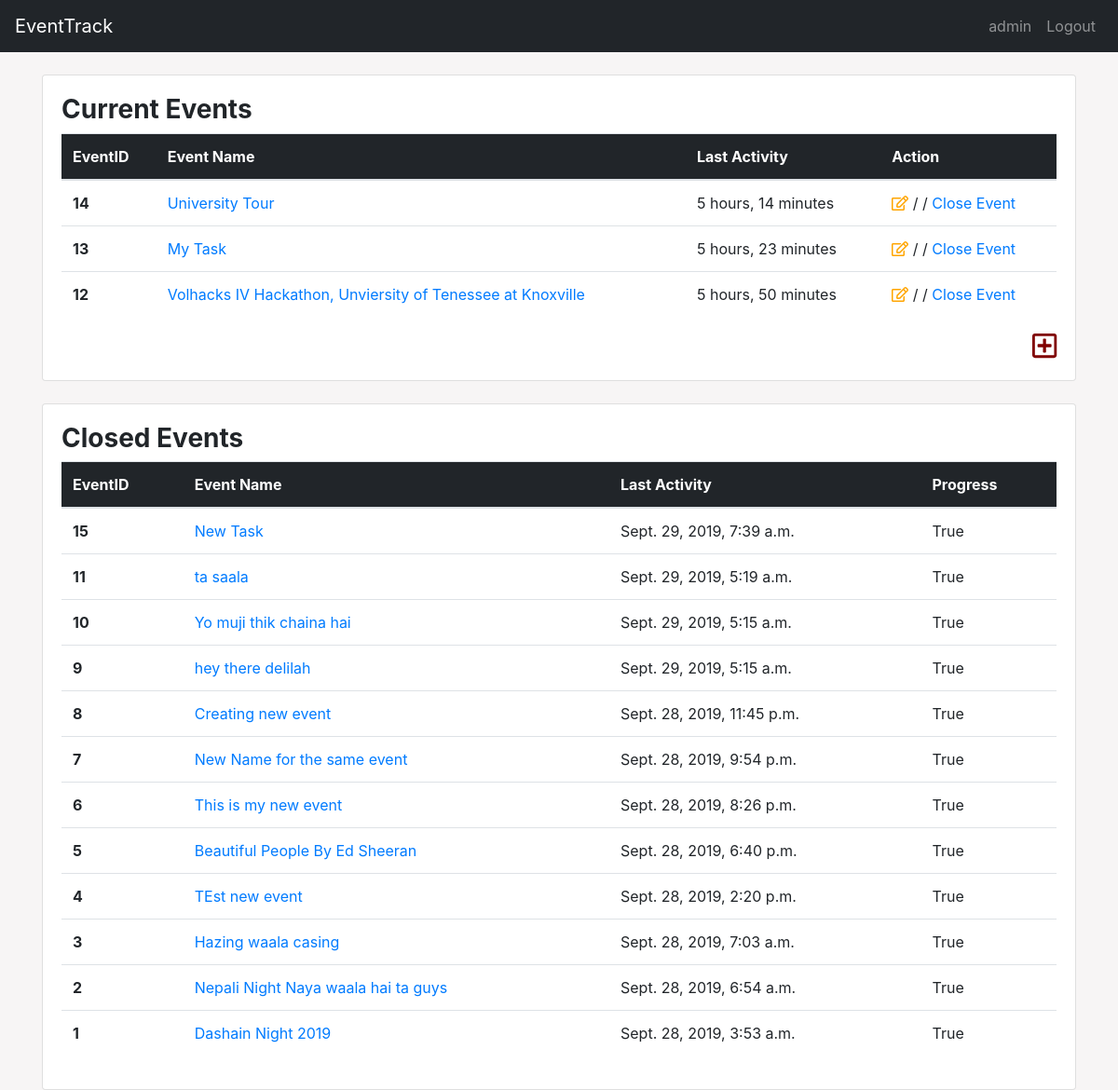
The app's page / (signed in) with its own data.
### main/models.py (models this page shows, shortened)
class Event(models.Model):
    event_name = models.CharField(max_length=250)
    created_by = models.ForeignKey(User, related_name="created_by",on_delete=models.CASCADE)
    created_on = models.DateTimeField(auto_now_add= True)
    volunteers = models.ManyToManyField(User, related_name="volunteers")
    closed     = models.BooleanField(default=False)
    hits       = models.IntegerField(default=0, blank=True, null=True)
    image      = models.ImageField(default=None, blank=True, null=True)
    slug       = models.SlugField(unique=True, max_length=1000)

### main/views.py (the view)
# urls.py: 2. Add a URL to urlpatterns:  path('', views.home, name='home')
def home(request):
    print("This is working")
    current_events = Event.objects.filter(closed=False).order_by('-created_on')
    closed_events = Event.objects.filter(closed=True).order_by("-created_on")
    context = {
        "current_events": current_events,
        "closed_events": closed_events
    }
    return render(request, 'main/index.html', context)

### main/templates/main/index.html (shortened to what this page needs)
{% extends 'main/base.html' %}
{% block content %}
<br>
<div class="container">
    <div class="card">
        <div class="card-body">
            <table class="table table-hover">
                <h3><strong>Current Events</strong></h3>
                <thead>
                  <tr>
                    <th scope="col">EventID</th>
                    <th scope="col">Event Name</th>
                    <th scope="col">Last Activity</th>
                    {% if request.user.is_superuser %}
                    <th scope="col">Action</th>
                    {% else %}
                    <th>Assigned To</th>
                    {% endif %}
                  </tr>
                </thead>
                <tbody>
                    {% for event in current_events %}
                  <tr>
                    <th scope="row">{{ event.id }}</th>
                    <td><a href="{% url 'main:details' event.slug %}">{{ event.event_name }}</a> </td>
                    <td>{{ event.created_on | timesince }}</td>
                    {% if request.user.is_superuser %}
                    <td><a href="{% url 'main:edit_event' event.slug %}"><i class="far fa-edit" style="color: orange;" data-toggle="tooltip" data-placement="top" title="Edit this event"></i></a>   /   / <a href="{% url 'main:close_event' event.slug %}">Close Event</a></td>
                    {% else %}
                    <td>{% for volunteer in event.volunteers.all %}[{{ volunteer.username }}] {% endfor %}</td>
                    {% endif %}
                  </tr>
                  {% endfor %}
                </tbody>
              </table>
              <div class="text-right">
              {% if request.user.is_superuser %}
                <a href="{% url 'main:add_event' %}" data-toggle="modal" data-target=".bd-example-modal-sm"><i class="far fa-plus-square" style="font-size: 30px; color:maroon;" data-toggle="tooltip" data-placement="top" title="Create a new Event"></i></button></a>
              {% endif %}
            </div>
        </div>
    </div>
</div>
<br>
<div class="container">
    <div class="card">
        <div class="card-body">
            <table class="table table-hover">
                <h3><strong>Closed Events</strong></h3>
                <thead>
                  <tr>
                    <th scope="col">EventID</th>
                    <th scope="col">Event Name</th>
                    <th scope="col">Last Activity</th>
                    <th scope="col">Progress</th>
                  </tr>
                </thead>
                <tbody>
                    {% for event in closed_events %}
                  <tr>
                    <th scope="row">{{ event.id }}</th>
                    <td><a href="{% url 'main:details' event.slug %}">{{ event.event_name }}</a></td>
                    <td>{{ event.created_on }}</td>
                    <td>{{ event.closed }}</td>
                  </tr>
                  {% endfor %}
                </tbody>
              </table>
        </div>
    </div>
</div>
{% endblock %}

### main/templates/main/base.html (shortened to what this page needs)
<!doctype html>
<html lang="en">
  <head>
    <link rel="stylesheet" href="https://maxcdn.bootstrapcdn.com/bootstrap/4.0.0/css/bootstrap.min.css">
    {% load staticfiles %}
    <link rel="stylesheet" href="{% static 'css/main.css' %}">
    <link href="https://maxcdn.bootstrapcdn.com/font-awesome/4.7.0/css/font-awesome.min.css" rel="stylesheet"
>
  </head>
  <body>
<nav class="navbar navbar-expand-lg navbar-dark" id="setColor">
    <a class="navbar-brand" href="{% url 'main:home' %}">EventTrack</a>
    <div class="collapse navbar-collapse" id="navbarNavDropdown">
      <ul class="navbar-nav ml-auto">
        {% if not request.user.is_authenticated %}
        <li class="nav-item">
          <a class="nav-link" href="{% url 'accounts:login' %}">Login</a>
        </li>
        <li class="nav-item">
          <a class="nav-link" href="{% url 'accounts:register' %}">Register</a>
        </li>
        {% else %}
        <li class="nav-item">
            <a class="nav-link" href="#">{{ request.user.username }}</a>
        </li>
        <li class="nav-item">
            <a class="nav-link" href="{% url 'accounts:logout' %}">Logout</a>
        </li>
        {% endif %}
      </ul>
    </div>
  </nav>
{% block content %}
{% endblock %}
  </body>
</html>

### main/static/css/main.css (style rules this page uses)
body { background-color: #f7f5f5; }
thead { background: #212529; color: white; }
#setColor { background: #212529; color: white; }

### records on screen
Event: id "14", event_name "University Tour", created_on "5 hours, 14 minutes"
Event: id "13", event_name "My Task", created_on "5 hours, 23 minutes"
Event: id "12", event_name "Volhacks IV Hackathon, Unviersity of Tenessee at Knoxville", created_on "5 hours, 50 minutes"
Event: id "15", event_name "New Task", created_on "Sept. 29, 2019, 7:39 a.m.", closed "True"
Event: id "11", event_name "ta saala", created_on "Sept. 29, 2019, 5:19 a.m.", closed "True"
Event: id "10", event_name "Yo muji thik chaina hai", created_on "Sept. 29, 2019, 5:15 a.m.", closed "True"
Event: id "9", event_name "hey there delilah", created_on "Sept. 29, 2019, 5:15 a.m.", closed "True"
Event: id "8", event_name "Creating new event", created_on "Sept. 28, 2019, 11:45 p.m.", closed "True"
Event: id "7", event_name "New Name for the same event", created_on "Sept. 28, 2019, 9:54 p.m.", closed "True"
Event: id "6", event_name "This is my new event", created_on "Sept. 28, 2019, 8:26 p.m.", closed "True"
Event: id "5", event_name "Beautiful People By Ed Sheeran", created_on "Sept. 28, 2019, 6:40 p.m.", closed "True"
Event: id "4", event_name "TEst new event", created_on "Sept. 28, 2019, 2:20 p.m.", closed "True"
Event: id "3", event_name "Hazing waala casing", created_on "Sept. 28, 2019, 7:03 a.m.", closed "True"
Event: id "2", event_name "Nepali Night Naya waala hai ta guys", created_on "Sept. 28, 2019, 6:54 a.m.", closed "True"
Event: id "1", event_name "Dashain Night 2019", created_on "Sept. 28, 2019, 3:53 a.m.", closed "True"

### other values on screen
{{ request.user.username }} "admin"
